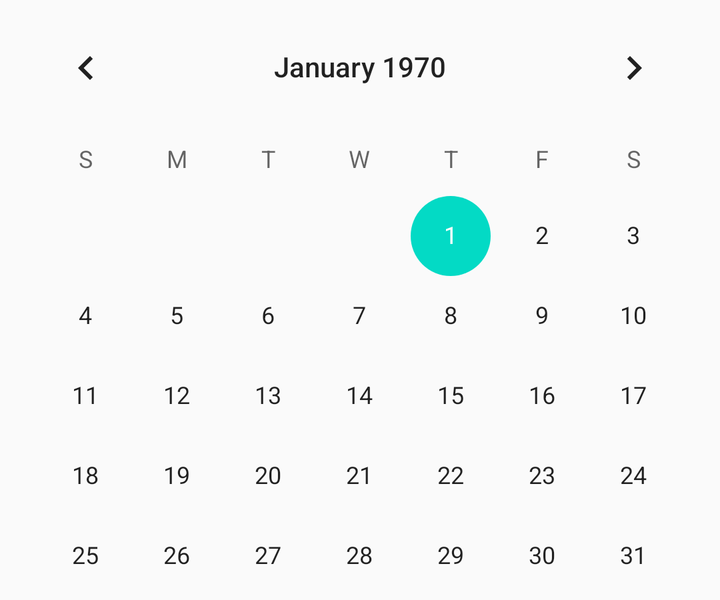
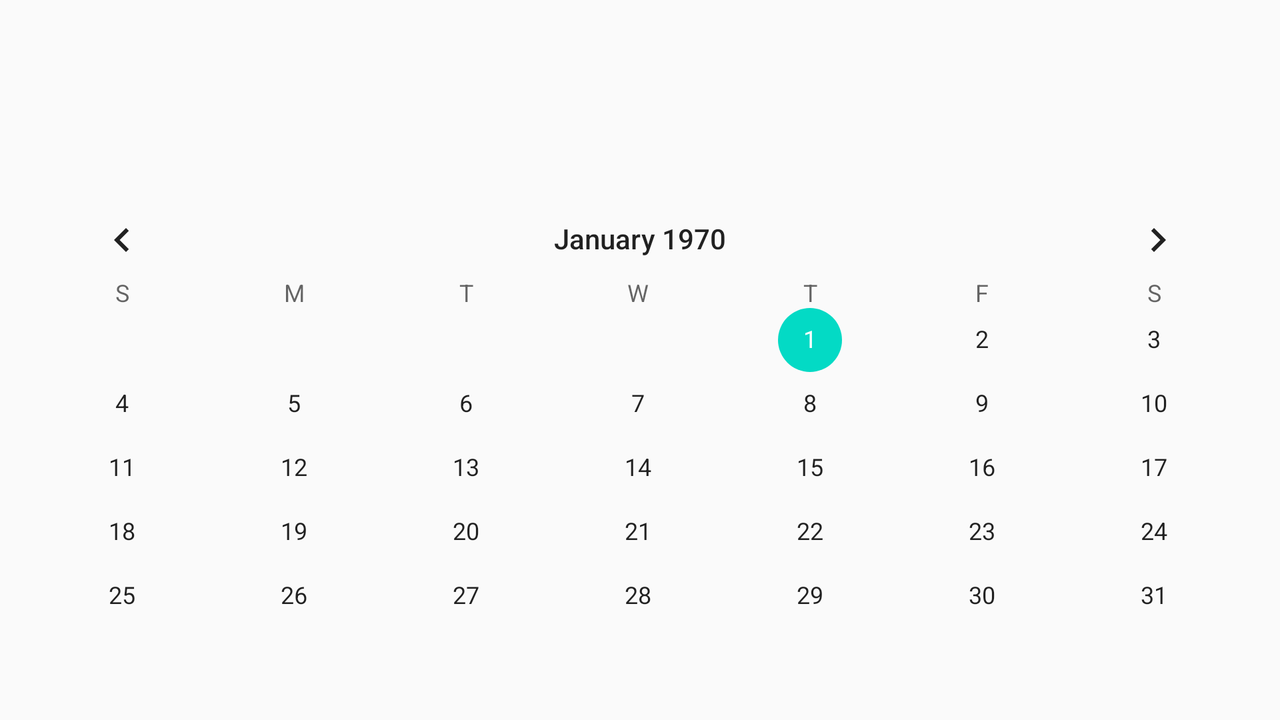

First picture: res/layout/ on a phone held upright. Second picture: the repository's own variant of that layout, on a device whose configuration matches the variant's folder. Source for both follows.
<!-- AndroidManifest.xml: application theme AppTheme -->
<!-- res/layout/calendar.xml -->
<?xml version="1.0" encoding="utf-8"?>
<LinearLayout
    xmlns:android="http://schemas.android.com/apk/res/android"
    xmlns:tools="http://schemas.android.com/tools"
    android:layout_width="match_parent"

    android:layout_height="300dp">

    <CalendarView
        android:id="@+id/calendarView"
        android:layout_width="match_parent"
        android:layout_height="300dp"

        tools:layout_editor_absoluteX="0dp"
        tools:layout_editor_absoluteY="82dp" />

</LinearLayout>
<!-- resources referenced by this layout -->
<resources>
  <style name="AppTheme" parent="Theme.AppCompat.Light.DarkActionBar">
          
          <item name="colorPrimary">@color/colorPrimary</item>
          <item name="colorPrimaryDark">@color/colorPrimaryDark</item>
          <item name="colorAccent">@color/colorAccent</item>
      </style>
</resources>
<!-- res/layout-land/calendar.xml (the repository's variant of the layout above) -->
<!-- drawn on the phone turned sideways -->
<?xml version="1.0" encoding="utf-8"?>
<LinearLayout
    xmlns:android="http://schemas.android.com/apk/res/android"
    xmlns:tools="http://schemas.android.com/tools"
    android:layout_width="match_parent"
    android:layout_height="match_parent"
    android:orientation="horizontal"
    >


    <CalendarView
        android:id="@+id/calendarView"
        android:layout_marginTop="100dp"
        android:layout_width="match_parent"
        android:layout_height="300dp"
        tools:layout_editor_absoluteX="0dp"
        tools:layout_editor_absoluteY="82dp"
        tools:ignore="MissingConstraints" />

</LinearLayout>
